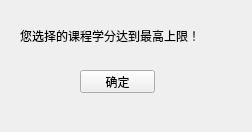
<?xml version="1.0" encoding="UTF-8"?>
<ui version="4.0">
 <class>frame5</class>
 <widget class="QWidget" name="frame5">
  <property name="geometry">
   <rect>
    <x>0</x>
    <y>0</y>
    <width>252</width>
    <height>132</height>
   </rect>
  </property>
  <property name="windowTitle">
   <string>Form</string>
  </property>
  <property name="styleSheet">
   <string notr="true">font: 75 11pt &quot;微软雅黑&quot;;</string>
  </property>
  <widget class="QLabel" name="label">
   <property name="geometry">
    <rect>
     <x>20</x>
     <y>10</y>
     <width>241</width>
     <height>51</height>
    </rect>
   </property>
   <property name="text">
    <string>您选择的课程学分达到最高上限！</string>
   </property>
  </widget>
  <widget class="QPushButton" name="pushButton">
   <property name="geometry">
    <rect>
     <x>80</x>
     <y>70</y>
     <width>75</width>
     <height>23</height>
    </rect>
   </property>
   <property name="text">
    <string>确定</string>
   </property>
  </widget>
 </widget>
 <resources/>
 <connections/>
</ui>
